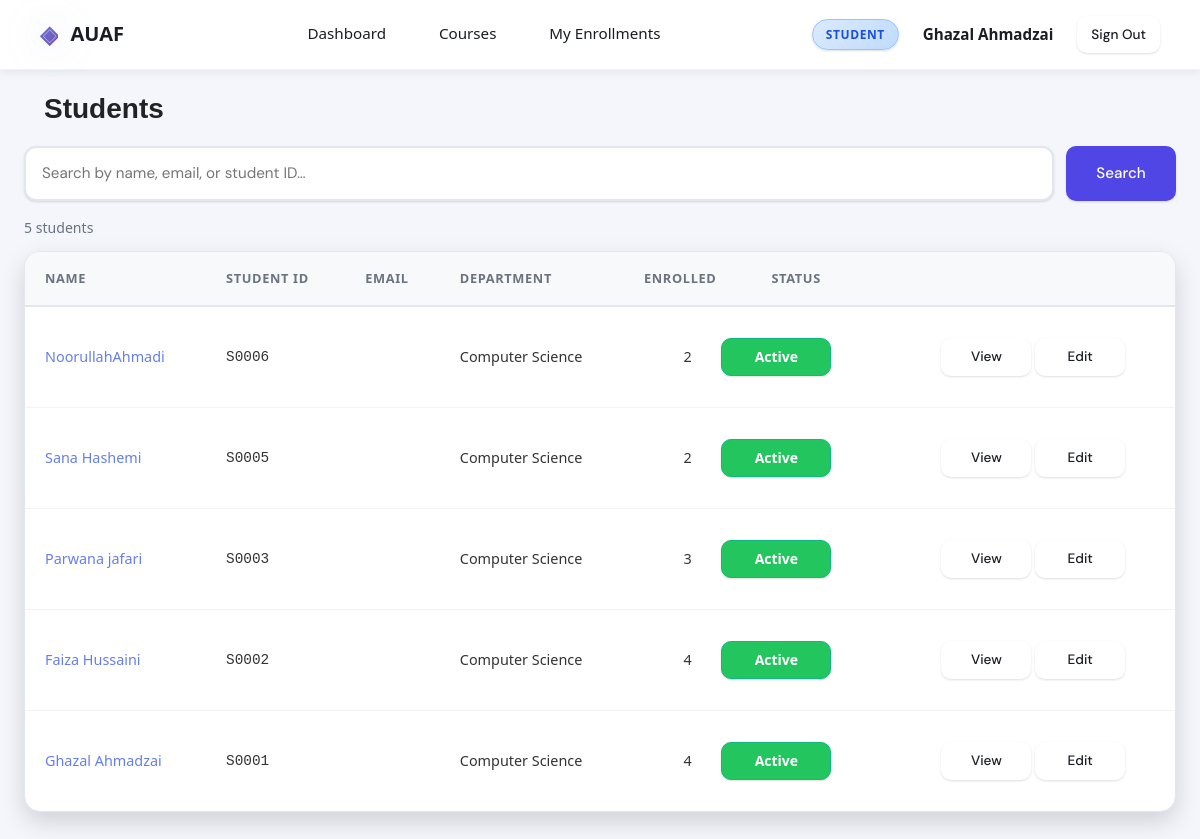
Screenshot of /students/ (signed in) with the database file from the repository.
### tables this page shows
CREATE TABLE students (
    id INTEGER PRIMARY KEY AUTOINCREMENT,
    user_id INTEGER,
    full_name TEXT,
    department TEXT,
    FOREIGN KEY(user_id) REFERENCES users(id)
);

### app.py (the view, shortened to what this page needs)
@students_bp.route("/")
def list_students():
    if "username" not in session:
        return redirect(url_for("auth.login"))
    if not table_exists("students"):
        return render_template("students/list.html", students=[], search="")
    search = request.args.get("search", "").strip()
    search_lower = search.lower()
    conn = get_db_connection()
    student_rows = conn.execute("SELECT * FROM students ORDER BY id DESC").fetchall()
    enrolled_counts = {}
    if table_exists("enrollments"):
        enroll_cols = get_columns("enrollments")
        if "status" in enroll_cols:
            count_rows = conn.execute(
                """
                SELECT student_id, COUNT(*) AS total
                FROM enrollments
                WHERE status IS NULL OR status != 'dropped'
                GROUP BY student_id
                """
            ).fetchall()
        enrolled_counts = {row["student_id"]: row["total"] for row in count_rows}
    students = []
    for row in student_rows:
        full_name = first_existing(row, ["full_name", "name"], "")
        email = first_existing(row, ["email"], "")
        student_code = first_existing(row, ["student_id"], "")
        department = first_existing(row, ["department"], "")
        haystack = f"{full_name} {email} {student_code}".lower()
        if search_lower and search_lower not in haystack:
            continue
        students.append(
            SimpleNamespace(
                id=row["id"],
                full_name=full_name,
                email=email,
                student_id=student_code or f"S{row['id']:04d}",
                department=department or "Not Assigned",
                is_active=bool(get_student_active_value(row)),
                enrolled_count=enrolled_counts.get(row["id"], 0),
            )
        )
    conn.close()
    return render_template("students/list.html", students=students, search=search)

### app.py (called while the page is built)
def get_db_connection():
    import os
    db_path = os.path.join(os.path.dirname(__file__), "database.db")
    conn = sqlite3.connect(db_path)
    conn.row_factory = sqlite3.Row
    return conn

def table_exists(table_name):
    conn = get_db_connection()
    row = conn.execute(
        "SELECT name FROM sqlite_master WHERE type='table' AND name=?",
        (table_name,),
    ).fetchone()
    conn.close()
    return row is not None

def get_columns(table_name):
    if not table_exists(table_name):
        return []
    conn = get_db_connection()
    rows = conn.execute(f"PRAGMA table_info({table_name})").fetchall()
    conn.close()
    return [row["name"] for row in rows]

def first_existing(row, names, default=None):
    if row is None:
        return default
    for name in names:
        if name in row.keys():
            return row[name]
    return default

@app.context_processor
def inject_globals():
    return {
        "current_user": CurrentUser(),
    }

def get_student_active_value(row):
    if row is None:
        return 1
    keys = row.keys()
    if "is_active" in keys:
        return row["is_active"]
    if "active" in keys:
        return row["active"]
    if "status" in keys:
        status = str(row["status"]).lower()
        return 0 if status in ["inactive", "disabled"] else 1
    return 1

    @property
    def is_authenticated(self):
        return "username" in session

    @property
    def is_admin(self):
        return session.get("role") == "admin"

    @property
    def full_name(self):
        return session.get("full_name") or session.get("username") or "User"

### templates/students/list.html (shortened to what this page needs)
{% extends "base.html" %}
{% block content %}
<div class="page-header">
  <h1 class="page-title">Students</h1>
</div>
<form method="GET" class="search-form">
  <div class="search-row">
    <input type="text" name="search" class="form-control" placeholder="Search by name, email, or student ID…"
           value="{{ search }}" />
    <button type="submit" class="btn btn-primary">Search</button>
  </div>
</form>
<p class="result-count">{{ students|length }} student{{ 's' if students|length != 1 }}</p>
{% if students %}
<div class="table-wrapper">
  <table class="table">
    <thead>
      <tr>
        <th>Name</th>
        <th>Student ID</th>
        <th>Email</th>
        <th>Department</th>
        <th>Enrolled</th>
        <th>Status</th>
        <th></th>
      </tr>
    </thead>
    <tbody>
      {% for student in students %}
      <tr>
        <td><a href="{{ url_for('students.view_student', student_id=student.id) }}">{{ student.full_name }}</a></td>
        <td><code>{{ student.student_id or '—' }}</code></td>
        <td class="text-muted">{{ student.email }}</td>
        <td>{{ student.department or '—' }}</td>
        <td class="text-center">{{ student.enrolled_count }}</td>
        <td>
          {% if student.is_active %}
          <span class="badge badge-enrolled">Active</span>
          {% else %}
          <span class="badge badge-dropped">Inactive</span>
          {% endif %}
        </td>
        <td>
          <a href="{{ url_for('students.view_student', student_id=student.id) }}" class="btn btn-ghost btn-sm">View</a>
          <a href="{{ url_for('students.edit_student', student_id=student.id) }}" class="btn btn-ghost btn-sm">Edit</a>
        </td>
      </tr>
      {% endfor %}
    </tbody>
  </table>
</div>
{% else %}
<div class="empty-state">
  <p>No students found.</p>
</div>
{% endif %}
{% endblock %}

### templates/base.html (shortened to what this page needs)
<!DOCTYPE html>
<html lang="en">
<head>
  <link rel="stylesheet" href="{{ url_for('static', filename='css/main.css') }}" />
</head>
<body>
{% if current_user.is_authenticated %}
<nav class="navbar">
  <a class="navbar-brand" href="{{ url_for('main.dashboard') }}">
    <span class="brand-icon">◈</span> AUAF
  </a>
  <ul class="nav-links">
    <li>
<a href="{{ url_for('main.dashboard') }}"
class="{% if request.blueprint == 'main' %}active{% endif %}">
Dashboard
</a>
</li>
    <li><a href="{{ url_for('courses.list_courses') }}" class="{% if request.blueprint == 'courses' %}active{% endif %}">Courses</a></li>
    {% if current_user.is_admin %}
    <li><a href="{{ url_for('students.list_students') }}" class="{% if request.blueprint == 'students' %}active{% endif %}">Students</a></li>
    {% else %}
    <li><a href="{{ url_for('enrollment.history') }}" class="{% if request.endpoint == 'enrollment.history' or request.blueprint == 'enrollment' %}active{% endif %}">My Enrollments</a></li>
    {% endif %}
  </ul>
  <div class="nav-user">
    <span class="user-badge {{ 'badge-admin' if current_user.is_admin else 'badge-student' }}">
      {{ 'Admin' if current_user.is_admin else 'Student' }}
    </span>
    <span class="username">
  {{ 'System Administrator' if current_user.is_admin else current_user.full_name }}
</span>
    <a href="{{ url_for('auth.logout') }}" class="btn btn-ghost btn-sm">Sign Out</a>
  </div>
</nav>
{% endif %}
<main class="main-content">
  <div class="container">
    {% block content %}{% endblock %}
  </div>
</main>
</body>
</html>

### rows the page displays
students: full_name "Ghazal Ahmadzai", full_name "Ghazal Ahmadzai", department "Computer Science"
students: full_name "NoorullahAhmadi", department "Computer Science"
students: full_name "Sana Hashemi", department "Computer Science"
students: full_name "Parwana jafari", department "Computer Science"
students: full_name "Faiza Hussaini", department "Computer Science"

### other values shown
{{ 'Admin' if current_user.is_admin else 'Student' }} "STUDENT"
{{ students|length }} "5"
{{ 's' if students|length != 1 }} "s"
{{ student.student_id or '—' }} "S0006" "S0005" "S0003" "S0002" "S0001"
{{ student.enrolled_count }} "2" "2" "3" "4" "4"
